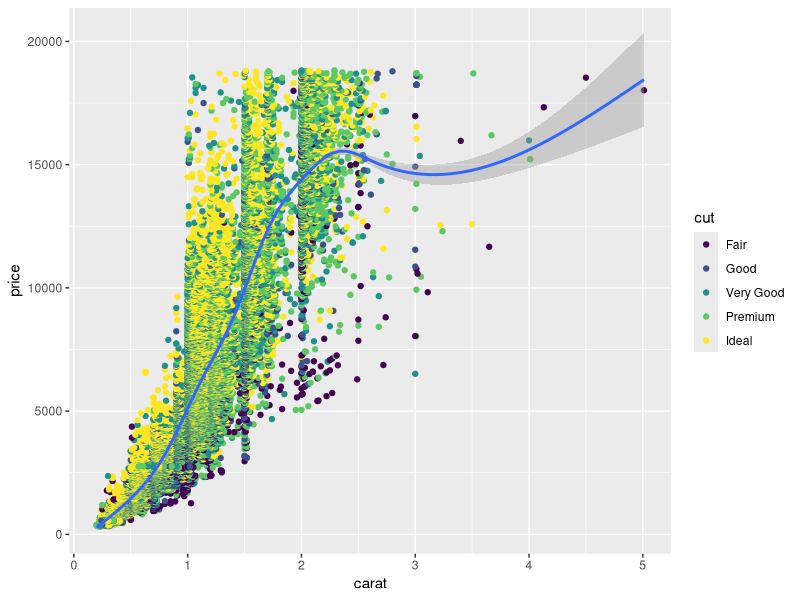

This figure's R source:
#
# A very quick demonstation of the sorts of things your can do with R
#

# Updated on Monday 10 am

# Load the GGPLOT2 library
library(ggplot2)

# The dataset 'diamonds' in included with the ggplot library
View(diamonds)

# Generate a Plot 
ggplot(diamonds) + 
  geom_point(aes(x=carat, y=price, color=cut)) + 
  geom_smooth(aes(x=carat, y=price))

# Display where my remote Git repository is ... can help with trouble shooting

# system("git remote show origin")
